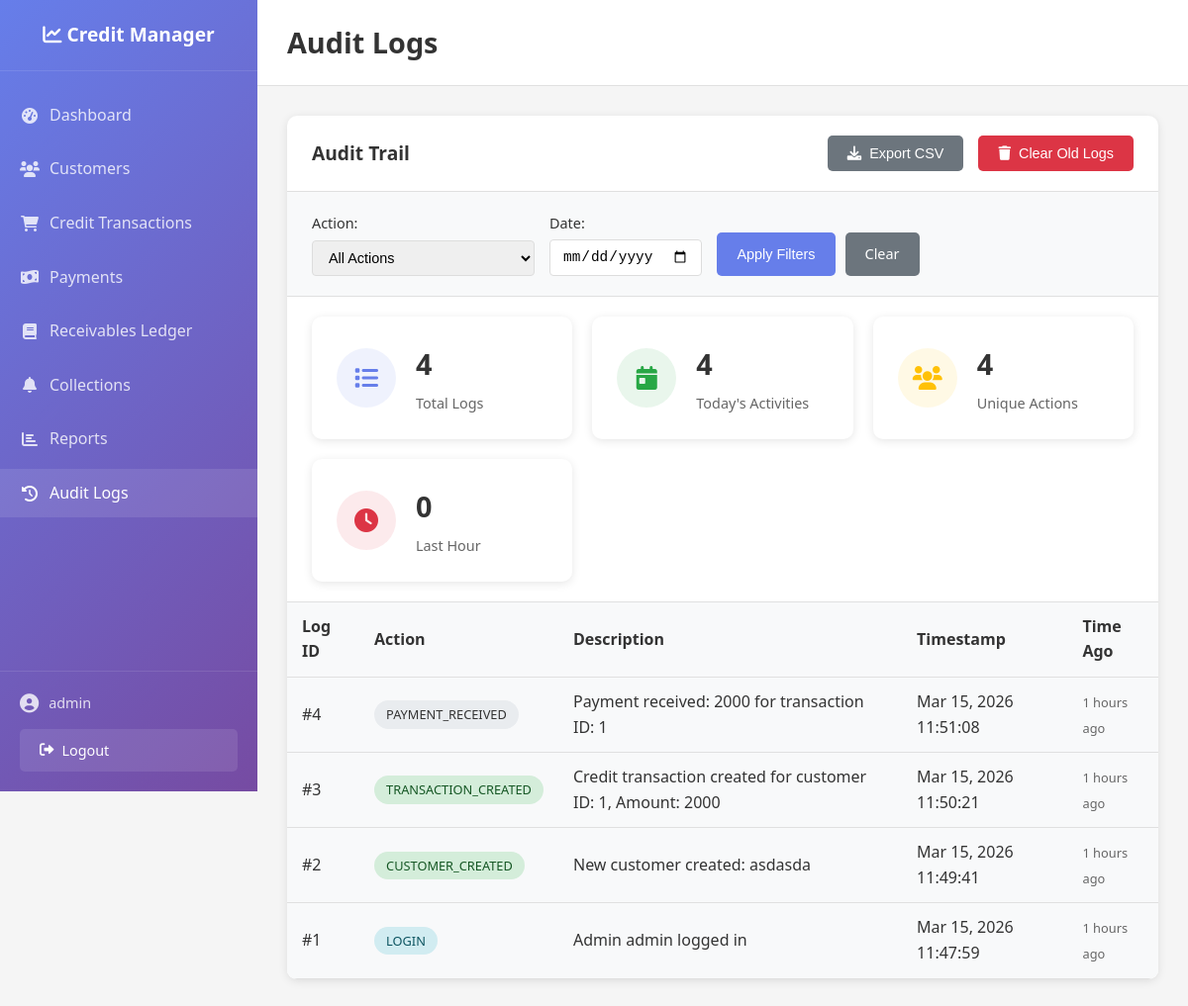
The page /credit-management-system/audit.php (signed in) on the database its author committed.
### tables this page shows
CREATE TABLE `audit_logs` (
  `log_id` int(11) NOT NULL,
  `action` varchar(100) NOT NULL,
  `description` text NOT NULL,
  `timestamp` timestamp NOT NULL DEFAULT current_timestamp()
);

### credit-management-system/config/config.php (called while the page is built, shortened)
<?php
function getDBConnection() {
    try {
        $conn = new PDO("mysql:host=" . DB_HOST . ";dbname=" . DB_NAME, DB_USER, DB_PASS);
        $conn->setAttribute(PDO::ATTR_ERRMODE, PDO::ERRMODE_EXCEPTION);
        $conn->setAttribute(PDO::ATTR_DEFAULT_FETCH_MODE, PDO::FETCH_ASSOC);
        return $conn;
    } catch(PDOException $e) {
        die("Connection failed: " . $e->getMessage());
    }
}
?>

### credit-management-system/audit.php (the view, shortened to what this page needs)
<?php
require_once 'config/config.php';
$page_title = 'Audit Logs';
$date_filter = $_GET['date'] ?? '';
$page = max(1, intval($_GET['page'] ?? 1));
$limit = 50;
$offset = ($page - 1) * $limit;
$whereConditions = [];
$params = [];
$whereClause = !empty($whereConditions) ? "WHERE " . implode(" AND ", $whereConditions) : "";
$sql = "
    SELECT * FROM audit_logs
    $whereClause
    ORDER BY timestamp DESC
    LIMIT $limit OFFSET $offset
";
$stmt = getDBConnection()->prepare($sql);
$stmt->execute($params);
$auditLogs = $stmt->fetchAll();
$countSql = "SELECT COUNT(*) as total FROM audit_logs $whereClause";
$countParams = $params;
$countStmt = getDBConnection()->prepare($countSql);
$countStmt->execute($countParams);
$totalLogs = $countStmt->fetch()['total'];
include 'includes/header.php';
?>
<div class="audit-container">
    <div class="list-header">
        <h2>Audit Trail</h2>
        <div class="header-actions">
            <button onclick="exportAuditLogs()" class="btn btn-secondary">
                <i class="fas fa-download"></i> Export CSV
            </button>
            <button onclick="clearOldLogs()" class="btn btn-danger">
                <i class="fas fa-trash"></i> Clear Old Logs
            </button>
        </div>
    </div>
    <div class="filters-section">
        <form method="GET" action="" class="filters-form">
            <div class="filter-row">
                <div class="filter-group">
                    <label for="action">Action:</label>
                    <select id="action" name="action">
                        <option value="">All Actions</option>
                    </select>
                </div>
                <div class="filter-group">
                    <label for="date">Date:</label>
                    <input type="date" id="date" name="date" value="<?php echo $date_filter; ?>">
                </div>
                <div class="filter-actions">
                    <button type="submit" class="btn btn-primary">Apply Filters</button>
                    <a href="audit.php" class="btn btn-secondary">Clear</a>
                </div>
            </div>
        </form>
    </div>
    <div class="audit-stats">
        <div class="stat-card">
            <div class="stat-icon">
                <i class="fas fa-list"></i>
            </div>
            <div class="stat-content">
                <h3><?php echo $totalLogs; ?></h3>
                <p>Total Logs</p>
            </div>
        </div>
        <div class="stat-card">
            <div class="stat-icon">
                <i class="fas fa-calendar-day"></i>
            </div>
            <div class="stat-content">
                <h3><?php
                    $todayLogs = count(array_filter($auditLogs, fn($log) => date('Y-m-d') == date('Y-m-d', strtotime($log['timestamp']))));
                    echo $todayLogs;
                ?></h3>
                <p>Today's Activities</p>
            </div>
        </div>
        <div class="stat-card">
            <div class="stat-icon">
                <i class="fas fa-users"></i>
            </div>
            <div class="stat-content">
                <h3><?php
                    $uniqueUsers = count(array_unique(array_column($auditLogs, 'action')));
                    echo $uniqueUsers;
                ?></h3>
                <p>Unique Actions</p>
            </div>
        </div>
        <div class="stat-card">
            <div class="stat-icon">
                <i class="fas fa-clock"></i>
            </div>
            <div class="stat-content">
                <h3><?php
                    $recentLogs = count(array_filter($auditLogs, fn($log) => strtotime($log['timestamp']) > strtotime('-1 hour')));
                    echo $recentLogs;
                ?></h3>
                <p>Last Hour</p>
            </div>
        </div>
    </div>
    <div class="table-container" id="auditTable">
        <table class="data-table">
            <thead>
                <tr>
                    <th>Log ID</th>
                    <th>Action</th>
                    <th>Description</th>
                    <th>Timestamp</th>
                    <th>Time Ago</th>
                </tr>
            </thead>
            <tbody>
                <?php if (empty($auditLogs)): ?>
                    <tr>
                        <td colspan="5" class="text-center">No audit logs found</td>
                    </tr>
                <?php else: ?>
                    <?php foreach ($auditLogs as $log): ?>
                        <tr class="log-row log-<?php echo getLogSeverity($log['action']); ?>">
                            <td>#<?php echo $log['log_id']; ?></td>
                            <td>
                                <span class="action-badge action-<?php echo getActionType($log['action']); ?>">
                                    <?php echo $log['action']; ?>
                                </span>
                            </td>
                            <td><?php echo htmlspecialchars($log['description']); ?></td>
                            <td><?php echo date('M d, Y H:i:s', strtotime($log['timestamp'])); ?></td>
                            <td>
                                <span class="time-ago" title="<?php echo $log['timestamp']; ?>">
                                    <?php echo getTimeAgo($log['timestamp']); ?>
                                </span>
                            </td>
                        </tr>
                    <?php endforeach; ?>
                <?php endif; ?>
            </tbody>
        </table>
    </div>
</div>
<?php
function getLogSeverity($action) {
    $criticalActions = ['DELETE', 'LOGIN_FAILED', 'SECURITY_BREACH'];
    $warningActions = ['UPDATE', 'PASSWORD_CHANGE'];
    return 'info';
}
function getActionType($action) {
    if (strpos($action, 'CREATE') !== false) return 'create';
    if (strpos($action, 'LOGIN') !== false) return 'auth';
    return 'general';
}
function getTimeAgo($timestamp) {
    $time = strtotime($timestamp);
    $now = time();
    $diff = $now - $time;
    if ($diff < 86400) return floor($diff / 3600) . ' hours ago';
    return date('M d', $time);
}
?>
<?php include 'includes/footer.php'; ?>

### credit-management-system/includes/header.php (shortened to what this page needs)
<!DOCTYPE html>
<html lang="en">
<head>
    <link rel="stylesheet" href="assets/css/style.css">
    <link rel="stylesheet" href="https://cdnjs.cloudflare.com/ajax/libs/font-awesome/6.0.0/css/all.min.css">
</head>
<body>
    <div class="app-container">
        <aside class="sidebar">
            <div class="sidebar-header">
                <h2><i class="fas fa-chart-line"></i> Credit Manager</h2>
            </div>
            <nav class="sidebar-nav">
                <ul>
                    <li class="<?php echo basename($_SERVER['PHP_SELF']) == 'dashboard.php' ? 'active' : ''; ?>">
                        <a href="dashboard.php">
                            <i class="fas fa-tachometer-alt"></i> Dashboard
                        </a>
                    </li>
                    <li class="<?php echo basename($_SERVER['PHP_SELF']) == 'customers.php' ? 'active' : ''; ?>">
                        <a href="customers.php">
                            <i class="fas fa-users"></i> Customers
                        </a>
                    </li>
                    <li class="<?php echo basename($_SERVER['PHP_SELF']) == 'transactions.php' ? 'active' : ''; ?>">
                        <a href="transactions.php">
                            <i class="fas fa-shopping-cart"></i> Credit Transactions
                        </a>
                    </li>
                    <li class="<?php echo basename($_SERVER['PHP_SELF']) == 'payments.php' ? 'active' : ''; ?>">
                        <a href="payments.php">
                            <i class="fas fa-money-bill-wave"></i> Payments
                        </a>
                    </li>
                    <li class="<?php echo basename($_SERVER['PHP_SELF']) == 'ledger.php' ? 'active' : ''; ?>">
                        <a href="ledger.php">
                            <i class="fas fa-book"></i> Receivables Ledger
                        </a>
                    </li>
                    <li class="<?php echo basename($_SERVER['PHP_SELF']) == 'collections.php' ? 'active' : ''; ?>">
                        <a href="collections.php">
                            <i class="fas fa-bell"></i> Collections
                        </a>
                    </li>
                    <li class="<?php echo basename($_SERVER['PHP_SELF']) == 'reports.php' ? 'active' : ''; ?>">
                        <a href="reports.php">
                            <i class="fas fa-chart-bar"></i> Reports
                        </a>
                    </li>
                    <li class="<?php echo basename($_SERVER['PHP_SELF']) == 'audit.php' ? 'active' : ''; ?>">
                        <a href="audit.php">
                            <i class="fas fa-history"></i> Audit Logs
                        </a>
                    </li>
                </ul>
            </nav>
            <div class="sidebar-footer">
                <div class="user-info">
                    <i class="fas fa-user-circle"></i>
                    <span><?php echo $_SESSION['admin_username'] ?? 'Admin'; ?></span>
                </div>
                <a href="logout.php" class="btn btn-logout">
                    <i class="fas fa-sign-out-alt"></i> Logout
                </a>
            </div>
        </aside>
        <main class="main-content">
            <header class="content-header">
                <h1><?php echo $page_title ?? 'Dashboard'; ?></h1>
            </header>
            <div class="content-body">

### credit-management-system/includes/footer.php (shortened to what this page needs)
</div>
        </main>
    </div>
</body>
</html>

### credit-management-system/assets/css/style.css (style rules this page uses)
* { margin: 0; padding: 0; box-sizing: border-box; }
body { font-family: 'Segoe UI', Tahoma, Geneva, Verdana, sans-serif; line-height: 1.6; color: #333; background-color: #f5f5f5; }
.app-container { display: flex; min-height: 100vh; }
.sidebar { width: 260px; background: linear-gradient(135deg, #667eea 0%, #764ba2 100%); color: white; position: fixed; height: 100vh; overflow-y: auto; z-index: 1000; }
.sidebar-header { padding: 20px; text-align: center; border-bottom: 1px solid rgba(255, 255, 255, 0.1); }
.sidebar-header h2 { font-size: 1.2rem; font-weight: 600; }
.sidebar-nav ul { list-style: none; padding: 20px 0; }
.sidebar-nav li { margin-bottom: 5px; }
.sidebar-nav a { display: flex; align-items: center; padding: 12px 20px; color: rgba(255, 255, 255, 0.8); text-decoration: none; transition: all 0.3s ease; }
.sidebar-nav a:hover, .sidebar-nav li.active a { background: rgba(255, 255, 255, 0.1); color: white; }
.sidebar-nav i { margin-right: 10px; width: 20px; text-align: center; }
.sidebar-footer { position: absolute; bottom: 0; left: 0; right: 0; padding: 20px; border-top: 1px solid rgba(255, 255, 255, 0.1); }
.user-info { display: flex; align-items: center; margin-bottom: 15px; color: rgba(255, 255, 255, 0.8); font-size: 0.9rem; }
.user-info i { margin-right: 10px; font-size: 1.2rem; }
.btn-logout { width: 100%; background: rgba(255, 255, 255, 0.1); border: 1px solid rgba(255, 255, 255, 0.2); color: white; padding: 10px; text-align: center; text-decoration: none; border-radius: 5px; transition: all 0.3s ease; }
.main-content { margin-left: 260px; flex: 1; min-height: 100vh; }
.content-header { background: white; padding: 20px 30px; border-bottom: 1px solid #e0e0e0; display: flex; justify-content: space-between; align-items: center; position: sticky; top: 0; z-index: 100; }
.content-header h1 { font-size: 1.8rem; color: #333; }
.header-actions { display: flex; align-items: center; gap: 15px; }
.content-body { padding: 30px; }
.btn { display: inline-flex; align-items: center; padding: 10px 20px; border: none; border-radius: 5px; font-size: 0.9rem; font-weight: 500; text-decoration: none; cursor: pointer; transition: all 0.3s ease; gap: 8px; }
.btn-primary { background: #667eea; color: white; }
.btn-secondary { background: #6c757d; color: white; }
.btn-danger { background: #dc3545; color: white; }
.stat-card { background: white; padding: 25px; border-radius: 10px; box-shadow: 0 2px 10px rgba(0, 0, 0, 0.1); display: flex; align-items: center; transition: transform 0.3s ease; }
.stat-icon { width: 60px; height: 60px; border-radius: 50%; display: flex; align-items: center; justify-content: center; margin-right: 20px; font-size: 1.5rem; }
.stat-card:nth-child(1) .stat-icon { background: rgba(102, 126, 234, 0.1); color: #667eea; }
.stat-card:nth-child(2) .stat-icon { background: rgba(40, 167, 69, 0.1); color: #28a745; }
.stat-card:nth-child(3) .stat-icon { background: rgba(255, 193, 7, 0.1); color: #ffc107; }
.stat-card:nth-child(4) .stat-icon { background: rgba(220, 53, 69, 0.1); color: #dc3545; }
.stat-content h3 { font-size: 1.8rem; margin-bottom: 5px; color: #333; }
.stat-content p { color: #666; font-size: 0.9rem; }
.table-container { overflow-x: auto; }
.data-table { width: 100%; border-collapse: collapse; background: white; }
.data-table th, .data-table td { padding: 12px 15px; text-align: left; border-bottom: 1px solid #e0e0e0; }
.data-table th { background: #f8f9fa; font-weight: 600; color: #333; position: sticky; top: 0; }
.list-header { padding: 20px 25px; border-bottom: 1px solid #e0e0e0; display: flex; justify-content: space-between; align-items: center; flex-wrap: wrap; gap: 15px; }
.list-header h2 { font-size: 1.2rem; color: #333; }

### rows shown on the page
audit_logs: log_id "4", action "PAYMENT_RECEIVED", description "Payment received: 2000 for transaction ID: 1", timestamp "Mar 15, 2026 11:51:08", timestamp "1 hours ago"
audit_logs: log_id "3", action "TRANSACTION_CREATED", description "Credit transaction created for customer ID: 1, Amount: 2000", timestamp "Mar 15, 2026 11:50:21", timestamp "1 hours ago"
audit_logs: log_id "2", action "CUSTOMER_CREATED", description "New customer created: asdasda", timestamp "Mar 15, 2026 11:49:41", timestamp "1 hours ago"
audit_logs: log_id "1", action "LOGIN", description "Admin admin logged in", timestamp "Mar 15, 2026 11:47:59", timestamp "1 hours ago"

### other values the page prints
$_SESSION['admin_username'] "admin"
$page_title "Audit Logs"
$totalLogs "4"
$todayLogs "4"
$uniqueUsers "4"
$recentLogs "0"
